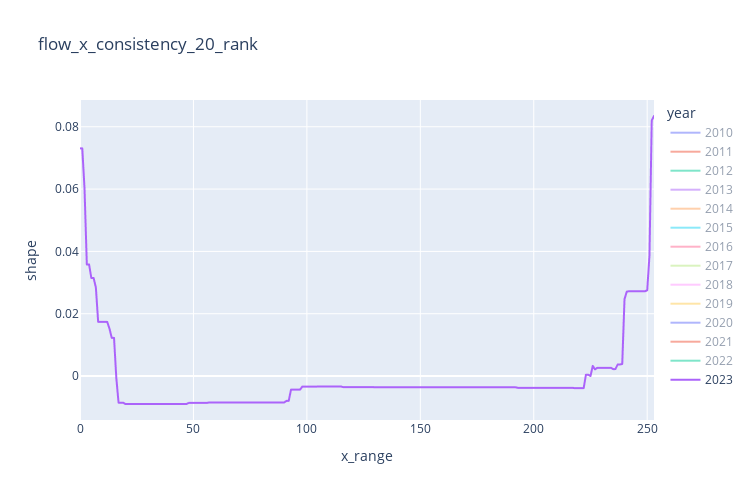

The notebook cell saved with this chart:
### Code cell
import plotly.express as px

window=20
collector_coefs=[]
collector_shapes=[]
for year in years:
    model_i=load(path+'models_full_data_3\\by_years\\%s_%s.joblib' % (window,year))
    coefs, shapes=umath.get_ebm_coef_rank_and_shape(model_i)
    coefs.index.name='feature'
    coefs['year']=year
    shapes['year']=year
    collector_coefs.append(coefs)
    collector_shapes.append(shapes)
coefs_all=pd.concat(collector_coefs).reset_index().set_index(['year','feature'])['importance'].unstack()
shapes_all=pd.concat(collector_shapes).reset_index().set_index(['predictor','x_range','year'])['shape']


field='flow_x_consistency_%s_rank' % (window)
fig=px.line(shapes_all.loc[field].reset_index(),x='x_range',y='shape',color='year',title=field)
fig.update_layout(width=750,height=500)
fig.show()

### Figure 1 — Plotly figure (JSON) as saved in the notebook; plotly's stock layout.template omitted (floating-point values rounded to 4 significant figures; data arrays with more than 128 entries replaced by an {"elided": "..."} marker saying what was removed)
{"data": [{"hovertemplate": "year=2010<br>x_range=%{x}<br>shape=%{y}<extra></extra>", "legendgroup": "2010", "line": {"color": "#636efa", "dash": "solid"}, "marker": {"symbol": "circle"}, "mode": "lines", "name": "2010", "showlegend": true, "type": "scattergl", "visible": "legendonly", "x": {"elided": "254 int values"}, "xaxis": "x", "y": {"elided": "254 float values"}, "yaxis": "y"}, {"hovertemplate": "year=2011<br>x_range=%{x}<br>shape=%{y}<extra></extra>", "legendgroup": "2011", "line": {"color": "#EF553B", "dash": "solid"}, "marker": {"symbol": "circle"}, "mode": "lines", "name": "2011", "showlegend": true, "type": "scattergl", "visible": "legendonly", "x": {"elided": "254 int values"}, "xaxis": "x", "y": {"elided": "254 float values"}, "yaxis": "y"}, {"hovertemplate": "year=2012<br>x_range=%{x}<br>shape=%{y}<extra></extra>", "legendgroup": "2012", "line": {"color": "#00cc96", "dash": "solid"}, "marker": {"symbol": "circle"}, "mode": "lines", "name": "2012", "showlegend": true, "type": "scattergl", "visible": "legendonly", "x": {"elided": "254 int values"}, "xaxis": "x", "y": {"elided": "254 float values"}, "yaxis": "y"}, {"hovertemplate": "year=2013<br>x_range=%{x}<br>shape=%{y}<extra></extra>", "legendgroup": "2013", "line": {"color": "#ab63fa", "dash": "solid"}, "marker": {"symbol": "circle"}, "mode": "lines", "name": "2013", "showlegend": true, "type": "scattergl", "visible": "legendonly", "x": {"elided": "254 int values"}, "xaxis": "x", "y": {"elided": "254 float values"}, "yaxis": "y"}, {"hovertemplate": "year=2014<br>x_range=%{x}<br>shape=%{y}<extra></extra>", "legendgroup": "2014", "line": {"color": "#FFA15A", "dash": "solid"}, "marker": {"symbol": "circle"}, "mode": "lines", "name": "2014", "showlegend": true, "type": "scattergl", "visible": "legendonly", "x": {"elided": "254 int values"}, "xaxis": "x", "y": {"elided": "254 float values"}, "yaxis": "y"}, {"hovertemplate": "year=2015<br>x_range=%{x}<br>shape=%{y}<extra></extra>", "legendgroup": "2015", "line": {"color": "#19d3f3", "dash": "solid"}, "marker": {"symbol": "circle"}, "mode": "lines", "name": "2015", "showlegend": true, "type": "scattergl", "visible": "legendonly", "x": {"elided": "254 int values"}, "xaxis": "x", "y": {"elided": "254 float values"}, "yaxis": "y"}, {"hovertemplate": "year=2016<br>x_range=%{x}<br>shape=%{y}<extra></extra>", "legendgroup": "2016", "line": {"color": "#FF6692", "dash": "solid"}, "marker": {"symbol": "circle"}, "mode": "lines", "name": "2016", "showlegend": true, "type": "scattergl", "visible": "legendonly", "x": {"elided": "254 int values"}, "xaxis": "x", "y": {"elided": "254 float values"}, "yaxis": "y"}, {"hovertemplate": "year=2017<br>x_range=%{x}<br>shape=%{y}<extra></extra>", "legendgroup": "2017", "line": {"color": "#B6E880", "dash": "solid"}, "marker": {"symbol": "circle"}, "mode": "lines", "name": "2017", "showlegend": true, "type": "scattergl", "visible": "legendonly", "x": {"elided": "254 int values"}, "xaxis": "x", "y": {"elided": "254 float values"}, "yaxis": "y"}, {"hovertemplate": "year=2018<br>x_range=%{x}<br>shape=%{y}<extra></extra>", "legendgroup": "2018", "line": {"color": "#FF97FF", "dash": "solid"}, "marker": {"symbol": "circle"}, "mode": "lines", "name": "2018", "showlegend": true, "type": "scattergl", "visible": "legendonly", "x": {"elided": "254 int values"}, "xaxis": "x", "y": {"elided": "254 float values"}, "yaxis": "y"}, {"hovertemplate": "year=2019<br>x_range=%{x}<br>shape=%{y}<extra></extra>", "legendgroup": "2019", "line": {"color": "#FECB52", "dash": "solid"}, "marker": {"symbol": "circle"}, "mode": "lines", "name": "2019", "showlegend": true, "type": "scattergl", "visible": "legendonly", "x": {"elided": "254 int values"}, "xaxis": "x", "y": {"elided": "254 float values"}, "yaxis": "y"}, {"hovertemplate": "year=2020<br>x_range=%{x}<br>shape=%{y}<extra></extra>", "legendgroup": "2020", "line": {"color": "#636efa", "dash": "solid"}, "marker": {"symbol": "circle"}, "mode": "lines", "name": "2020", "showlegend": true, "type": "scattergl", "visible": "legendonly", "x": {"elided": "254 int values"}, "xaxis": "x", "y": {"elided": "254 float values"}, "yaxis": "y"}, {"hovertemplate": "year=2021<br>x_range=%{x}<br>shape=%{y}<extra></extra>", "legendgroup": "2021", "line": {"color": "#EF553B", "dash": "solid"}, "marker": {"symbol": "circle"}, "mode": "lines", "name": "2021", "showlegend": true, "type": "scattergl", "visible": "legendonly", "x": {"elided": "254 int values"}, "xaxis": "x", "y": {"elided": "254 float values"}, "yaxis": "y"}, {"hovertemplate": "year=2022<br>x_range=%{x}<br>shape=%{y}<extra></extra>", "legendgroup": "2022", "line": {"color": "#00cc96", "dash": "solid"}, "marker": {"symbol": "circle"}, "mode": "lines", "name": "2022", "showlegend": true, "type": "scattergl", "visible": "legendonly", "x": {"elided": "254 int values"}, "xaxis": "x", "y": {"elided": "254 float values"}, "yaxis": "y"}, {"hovertemplate": "year=2023<br>x_range=%{x}<br>shape=%{y}<extra></extra>", "legendgroup": "2023", "line": {"color": "#ab63fa", "dash": "solid"}, "marker": {"symbol": "circle"}, "mode": "lines", "name": "2023", "showlegend": true, "type": "scattergl", "visible": true, "x": {"elided": "254 int values"}, "xaxis": "x", "y": {"elided": "254 float values"}, "yaxis": "y"}], "layout": {"height": 500, "legend": {"title": {"text": "year"}, "tracegroupgap": 0}, "title": {"text": "flow_x_consistency_20_rank"}, "width": 750, "xaxis": {"anchor": "y", "autorange": true, "domain": [0, 1], "range": [0, 253], "title": {"text": "x_range"}, "type": "linear"}, "yaxis": {"anchor": "x", "autorange": true, "domain": [0, 1], "range": [-0.0141, 0.08859], "title": {"text": "shape"}, "type": "linear"}}}
